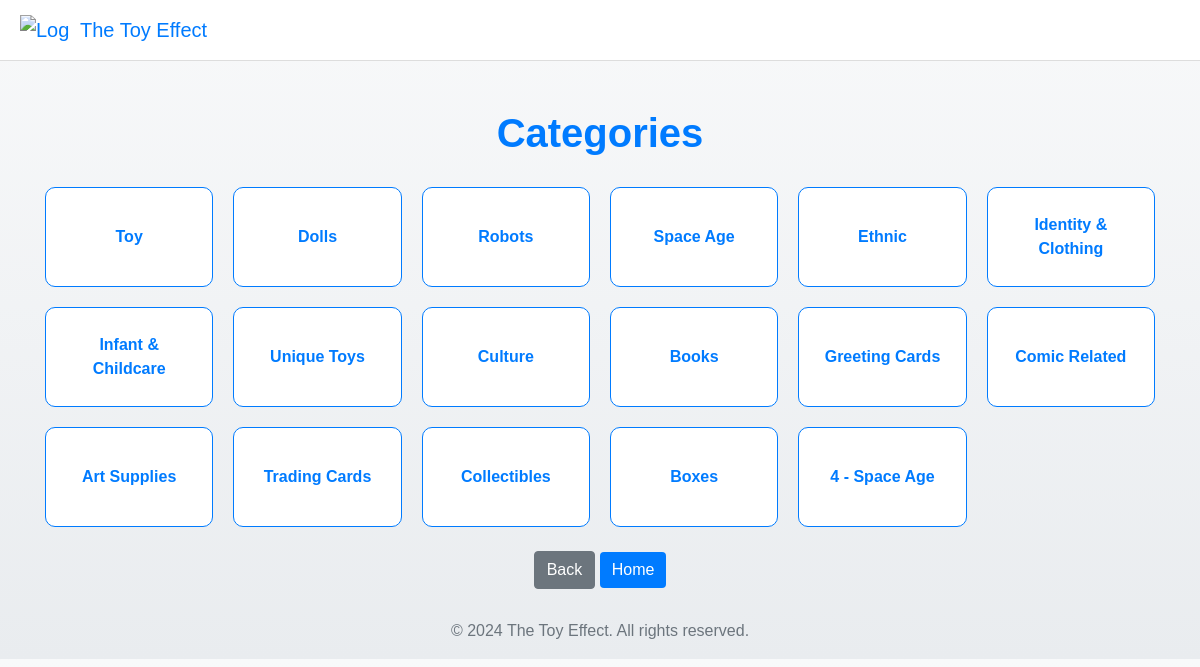
The page /categories on the database its author committed.
### tables this page shows
CREATE TABLE Categories (
    CategoryID INTEGER PRIMARY KEY AUTOINCREMENT,
    CategoryName TEXT NOT NULL UNIQUE
);

### app.py (the view)
@app.route("/categories")
def categories():
    conn = sqlite3.connect("database/toy_inventory.db")
    cursor = conn.cursor()
    cursor.execute("SELECT * FROM Categories")
    categories = cursor.fetchall()
    conn.close()
    return render_template("categories.html", categories=categories)

### templates/categories.html (shortened to what this page needs)
<!DOCTYPE html>
<html lang="en">
<head>
    <link
        rel="stylesheet"
        href="https://stackpath.bootstrapcdn.com/bootstrap/4.5.2/css/bootstrap.min.css"
    >
</head>
<body>
    <nav class="navbar">
        <a class="navbar-brand" href="/">
            <img src="/static/images/logo.jpg" alt="Logo" class="logo">
            The Toy Effect
        </a>
    </nav>
    <div class="container mt-5">
        <h1>Categories</h1>
        <div class="category-grid">
            {% for category in categories %}
                <a href="/subcategories/{{ category[0] }}" class="category-box">
                    {{ category[1] }}
                </a>
            {% endfor %}
        </div>
    </div>
    <div class="container text-center mt-4">
        <a href="javascript:history.back()" class="btn btn-secondary">Back</a>
        <a href="/" class="btn btn-primary">Home</a>
    </div>
    <div class="footer">
        <p>&copy; 2024 The Toy Effect. All rights reserved.</p>
    </div>
</body>
</html>

### templates/categories.html (style rules this page uses)
body { background: linear-gradient(to bottom, #f8f9fa, #e9ecef); font-family: 'Arial', sans-serif; }
.logo { width: 50px; height: auto; }
h1 { color: #007bff; font-weight: bold; text-align: center; margin-bottom: 30px; }
.category-grid { display: grid; grid-template-columns: repeat(auto-fit, minmax(150px, 1fr)); gap: 20px; margin-top: 20px; }
.category-box { display: flex; align-items: center; justify-content: center; padding: 20px; background-color: #ffffff; border: 1px solid #007bff; border-radius: 10px; text-align: center; color: #007bff; font-weight: bold; text-decoration: none; transition: all 0.3s ease; height: 100px; }
.navbar { background: #ffffff; padding: 10px 20px; border-bottom: 1px solid #ddd; }
.navbar .navbar-brand { display: flex; align-items: center; }
.navbar .navbar-brand img { margin-right: 10px; }
.footer { margin-top: 30px; text-align: center; color: #6c757d; }
.btn-primary { background-color: #007bff; border: none; }

### rows shown on the page
Categories: CategoryName "Toy"
Categories: CategoryName "Dolls"
Categories: CategoryName "Robots"
Categories: CategoryName "Space Age"
Categories: CategoryName "Ethnic"
Categories: CategoryName "Identity & Clothing"
Categories: CategoryName "Infant & Childcare"
Categories: CategoryName "Unique Toys"
Categories: CategoryName "Culture"
Categories: CategoryName "Books"
Categories: CategoryName "Greeting Cards"
Categories: CategoryName "Comic Related"
Categories: CategoryName "Art Supplies"
Categories: CategoryName "Trading Cards"
Categories: CategoryName "Collectibles"
Categories: CategoryName "Boxes"
Categories: CategoryName "4 - Space Age"
